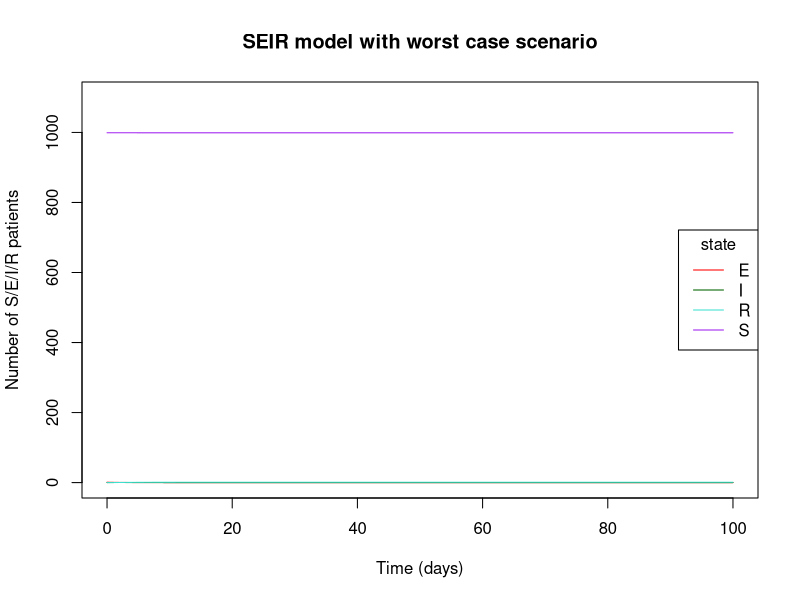

Reproduce this figure in R.
library(deSolve)
############# ODE function #########
my_ode<-function(t,state,parms){
  with(as.list(state),{
    dndt=rep(0,length(state))
    #-------My Equations----------------
    dndt[1]= -(b*S*I)/N # dS/dt
    dndt[2]= (b*S*I)/N - d*E # dC/dt
    dndt[3]= d*E - v*I
    dndt[4]= v*I
    #-------------------------------------
    return(list(dndt)) # Return
  })
}
############ END of function ##########
latent= c(1/4,1/2)
force_of_inf= c(0.01,0.02)
infection =c(1/2,1)
d=mean(latent)  # inverse of latent period
b=mean(force_of_inf) # force of infection
v=mean(infection)   # inverse of infection period
N=1000 # Total number of individuals in the population
S=999 # Initial number of susceptible
I=0    # Initial number of infected
R=0	 # Initial number of removed individual
E=1    # Initial number of exposed individual
t=seq(0,100,0.2) # Run for 100 days
init=c(S=S,E=E,I=I,R=R) # Vector with initial values

out <- ode(y = init, times = t, func = my_ode, parms = NULL)
Suscept<-out[,2]
Exposed<-out[,3]
Infected<-out[,4]
Removed<-out[,5]
time<-out[,1]
plot(time,Suscept,type="l",main= 'SEIR model with worst case scenario',xlab="Time (days)",ylab="Number of S/E/I/R patients",ylim = c(0,1100),col='purple')
lines(time,Exposed,col="red")
lines(time,Infected,col="darkgreen")
lines(time,Removed,col="turquoise")
legend("right",title='state',c("E","I","R","S"),col=c("red","darkgreen","turquoise","purple"),lty=1)
